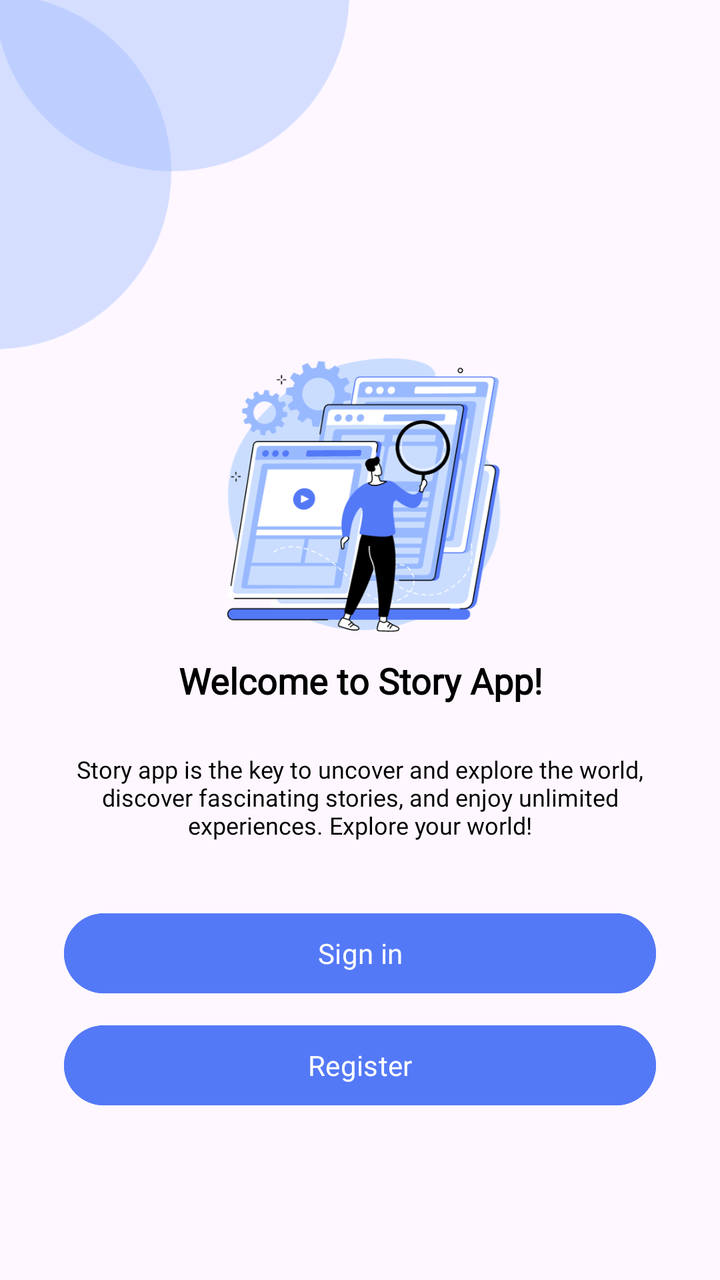
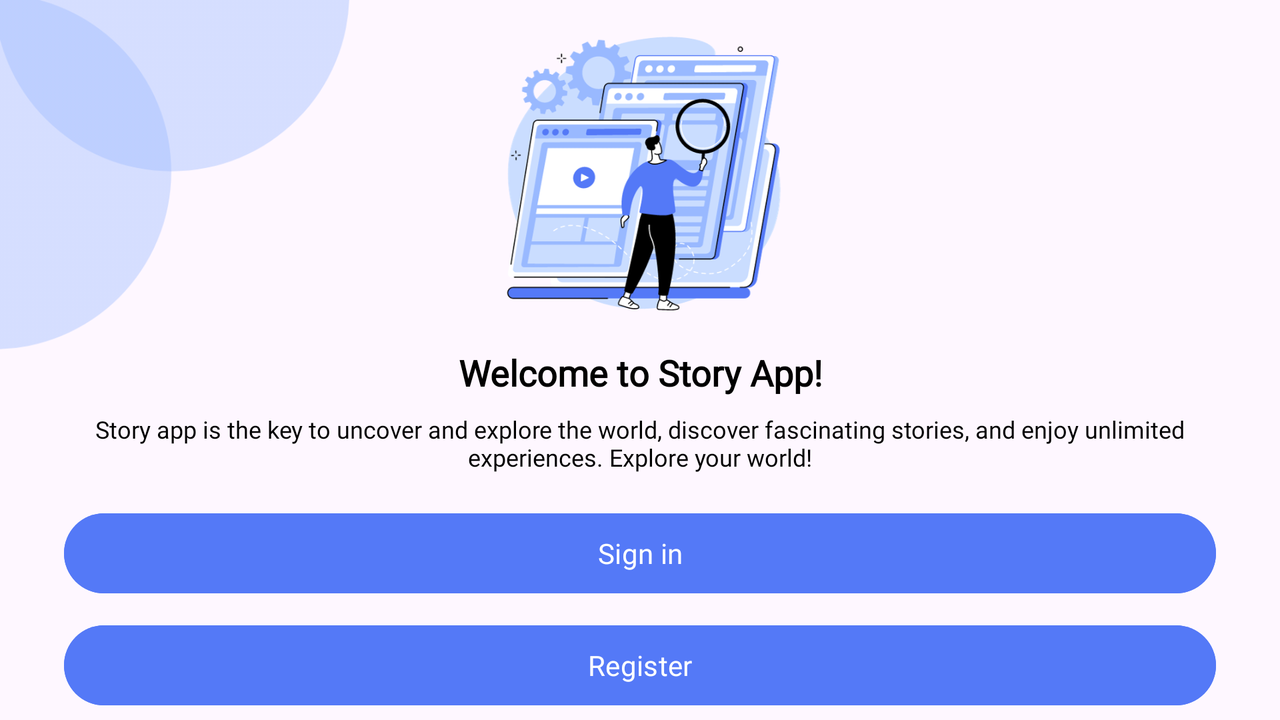

The same Android screen from two of the app's own layout files: first res/layout/ as a phone draws it, then the repository's variant for another configuration, drawn on a device whose configuration selects that folder. Both files follow.
<!-- AndroidManifest.xml: application theme Theme.StoryApplication -->
<!-- res/layout/activity_welcome.xml -->
<?xml version="1.0" encoding="utf-8"?>
<androidx.constraintlayout.widget.ConstraintLayout xmlns:android="http://schemas.android.com/apk/res/android"
    xmlns:app="http://schemas.android.com/apk/res-auto"
    xmlns:tools="http://schemas.android.com/tools"
    android:layout_width="match_parent"
    android:layout_height="match_parent"
    tools:context=".view.welcome.WelcomeActivity">

    <ImageView
        android:id="@+id/iv_shapeImage"
        android:layout_width="175dp"
        android:layout_height="175dp"
        android:contentDescription="@string/cdShape"
        app:layout_constraintStart_toStartOf="parent"
        app:layout_constraintTop_toTopOf="parent"
        app:srcCompat="@drawable/shape"
        tools:ignore="ImageContrastCheck" />

    <ImageView
        android:id="@+id/iv_welcomeImage"
        android:layout_width="150dp"
        android:layout_height="150dp"
        android:layout_marginTop="16dp"
        android:layout_marginBottom="16dp"
        android:contentDescription="@string/cdWelcomeImage"
        app:layout_constraintBottom_toTopOf="@+id/tv_tittleWelcome"
        app:layout_constraintEnd_toEndOf="parent"
        app:layout_constraintStart_toStartOf="parent"
        app:layout_constraintTop_toBottomOf="@+id/iv_shapeImage"
        app:srcCompat="@drawable/welcomeimage" />

    <TextView
        android:id="@+id/tv_tittleWelcome"
        android:layout_width="0dp"
        android:layout_height="wrap_content"
        android:layout_marginStart="32dp"
        android:layout_marginTop="8dp"
        android:layout_marginEnd="32dp"
        android:alpha="0"
        android:fontFamily="@font/poppinssemibold"
        android:gravity="center"
        android:text="@string/title_welcome"
        android:textColor="@color/black"
        android:textSize="18sp"
        android:textStyle="bold"
        app:layout_constraintEnd_toEndOf="parent"
        app:layout_constraintStart_toStartOf="parent"
        app:layout_constraintTop_toTopOf="@+id/guidelineHorizontal"
        tools:alpha="100" />

    <TextView
        android:id="@+id/tv_messageWelcome"
        android:layout_width="0dp"
        android:layout_height="wrap_content"
        android:layout_marginStart="32dp"
        android:layout_marginTop="24dp"
        android:layout_marginEnd="32dp"
        android:alpha="0"
        android:fontFamily="@font/poppinsregular"
        android:gravity="center"
        android:text="@string/message_welcome"
        android:textColor="@color/black"
        android:textSize="12sp"
        app:layout_constraintEnd_toEndOf="parent"
        app:layout_constraintHorizontal_bias="0.0"
        app:layout_constraintStart_toStartOf="parent"
        app:layout_constraintTop_toBottomOf="@+id/tv_tittleWelcome"
        tools:alpha="100"
        tools:ignore="VisualLintLongText" />

    <Button
        android:id="@+id/btn_login"
        android:layout_width="0dp"
        android:layout_height="wrap_content"
        android:layout_marginStart="32dp"
        android:layout_marginTop="32dp"
        android:layout_marginEnd="32dp"
        android:alpha="0"
        android:backgroundTint="@color/blueDark"
        android:text="@string/login"
        android:fontFamily="@font/poppinssemibold"
        app:layout_constraintEnd_toEndOf="parent"
        app:layout_constraintStart_toStartOf="parent"
        app:layout_constraintTop_toBottomOf="@+id/tv_messageWelcome"
        tools:alpha="100"
        tools:ignore="VisualLintButtonSize" />

    <Button
        android:id="@+id/btn_signup"
        android:layout_width="0dp"
        android:layout_height="wrap_content"
        android:layout_marginStart="32dp"
        android:layout_marginTop="8dp"
        android:layout_marginEnd="32dp"
        android:alpha="0"
        android:backgroundTint="@color/blueDark"
        android:text="@string/signup"
        android:fontFamily="@font/poppinssemibold"
        app:layout_constraintEnd_toEndOf="parent"
        app:layout_constraintHorizontal_bias="0.0"
        app:layout_constraintStart_toStartOf="parent"
        app:layout_constraintTop_toBottomOf="@+id/btn_login"
        tools:alpha="100"
        tools:ignore="VisualLintButtonSize" />

    <androidx.constraintlayout.widget.Guideline
        android:id="@+id/guidelineHorizontal"
        android:layout_width="wrap_content"
        android:layout_height="64dp"
        android:orientation="horizontal"
        app:layout_constraintEnd_toEndOf="parent"
        app:layout_constraintGuide_percent="0.5"
        app:layout_constraintStart_toStartOf="parent" />

    <androidx.constraintlayout.widget.Guideline
        android:id="@+id/guidelineVertical"
        android:layout_width="wrap_content"
        android:layout_height="64dp"
        android:orientation="vertical"
        app:layout_constraintEnd_toEndOf="parent"
        app:layout_constraintGuide_percent="0.5"
        app:layout_constraintStart_toStartOf="parent" />

</androidx.constraintlayout.widget.ConstraintLayout>
<!-- resources referenced by this layout -->
<resources>
  <color name="black">#FF000000</color>
  <color name="blueDark">#5479F7</color>
  <!-- drawable shape: png bitmap (drawable, 11509 bytes) -->
  <!-- drawable welcomeimage: png bitmap (drawable, 76584 bytes) -->
  <string name="cdShape">Shape figure</string>
  <string name="cdWelcomeImage">Image on the Welcome page</string>
  <string name="login">Sign in</string>
  <string name="message_welcome">Story app is the key to uncover and explore the world, discover fascinating stories, and enjoy unlimited experiences. Explore your world!</string>
  <string name="signup">Register</string>
  <string name="title_welcome">Welcome to Story App!</string>
  <style name="Theme.StoryApplication" parent="Base.Theme.StoryApplication" />
  <style name="Base.Theme.StoryApplication" parent="Theme.Material3.DayNight">
          <item name="colorPrimary">@color/blueDark</item>
      </style>
</resources>
<!-- res/layout-land/activity_welcome.xml (the repository's variant of the layout above) -->
<!-- drawn on the phone turned sideways -->
<?xml version="1.0" encoding="utf-8"?>
<androidx.constraintlayout.widget.ConstraintLayout xmlns:android="http://schemas.android.com/apk/res/android"
    xmlns:app="http://schemas.android.com/apk/res-auto"
    xmlns:tools="http://schemas.android.com/tools"
    android:layout_width="match_parent"
    android:layout_height="match_parent"
    tools:context=".view.welcome.WelcomeActivity">

    <ImageView
        android:id="@+id/iv_shapeImage"
        android:layout_width="175dp"
        android:layout_height="175dp"
        android:contentDescription="@string/cdShape"
        app:layout_constraintStart_toStartOf="parent"
        app:layout_constraintTop_toTopOf="parent"
        app:srcCompat="@drawable/shape"
        tools:ignore="ImageContrastCheck" />

    <ImageView
        android:id="@+id/iv_welcomeImage"
        android:layout_width="150dp"
        android:layout_height="150dp"
        android:layout_marginTop="16dp"
        android:contentDescription="@string/cdWelcomeImage"
        app:layout_constraintEnd_toEndOf="parent"
        app:layout_constraintStart_toStartOf="parent"
        app:layout_constraintTop_toTopOf="parent"
        app:srcCompat="@drawable/welcomeimage" />

    <TextView
        android:id="@+id/tv_tittleWelcome"
        android:layout_width="0dp"
        android:layout_height="wrap_content"
        android:layout_marginStart="32dp"
        android:layout_marginTop="8dp"
        android:layout_marginEnd="32dp"
        android:alpha="0"
        android:fontFamily="@font/poppinssemibold"
        android:gravity="center"
        android:text="@string/title_welcome"
        android:textColor="@color/black"
        android:textSize="18sp"
        android:textStyle="bold"
        app:layout_constraintEnd_toEndOf="parent"
        app:layout_constraintStart_toStartOf="parent"
        app:layout_constraintTop_toBottomOf="@+id/iv_welcomeImage"
        tools:alpha="100" />

    <TextView
        android:id="@+id/tv_messageWelcome"
        android:layout_width="0dp"
        android:layout_height="wrap_content"
        android:layout_marginStart="32dp"
        android:layout_marginTop="8dp"
        android:layout_marginEnd="32dp"
        android:alpha="0"
        android:fontFamily="@font/poppinsregular"
        android:gravity="center"
        android:text="@string/message_welcome"
        android:textColor="@color/black"
        android:textSize="12sp"
        app:layout_constraintEnd_toEndOf="parent"
        app:layout_constraintHorizontal_bias="0.0"
        app:layout_constraintStart_toStartOf="parent"
        app:layout_constraintTop_toBottomOf="@+id/tv_tittleWelcome"
        tools:alpha="100"
        tools:ignore="VisualLintLongText" />

    <Button
        android:id="@+id/btn_login"
        android:layout_width="0dp"
        android:layout_height="wrap_content"
        android:layout_marginStart="32dp"
        android:layout_marginTop="16dp"
        android:layout_marginEnd="32dp"
        android:alpha="0"
        android:backgroundTint="@color/blueDark"
        android:fontFamily="@font/poppinssemibold"
        android:text="@string/login"
        app:layout_constraintEnd_toEndOf="parent"
        app:layout_constraintStart_toStartOf="parent"
        app:layout_constraintTop_toBottomOf="@+id/tv_messageWelcome"
        tools:alpha="100"
        tools:ignore="VisualLintButtonSize" />

    <Button
        android:id="@+id/btn_signup"
        android:layout_width="0dp"
        android:layout_height="wrap_content"
        android:layout_marginStart="32dp"
        android:layout_marginTop="8dp"
        android:layout_marginEnd="32dp"
        android:alpha="0"
        android:backgroundTint="@color/blueDark"
        android:text="@string/signup"
        android:fontFamily="@font/poppinssemibold"
        app:layout_constraintEnd_toEndOf="parent"
        app:layout_constraintHorizontal_bias="0.0"
        app:layout_constraintStart_toStartOf="parent"
        app:layout_constraintTop_toBottomOf="@+id/btn_login"
        tools:alpha="100"
        tools:ignore="VisualLintButtonSize" />

    <androidx.constraintlayout.widget.Guideline
        android:id="@+id/guidelineHorizontal"
        android:layout_width="wrap_content"
        android:layout_height="64dp"
        android:orientation="horizontal"
        app:layout_constraintEnd_toEndOf="parent"
        app:layout_constraintGuide_percent="0.5"
        app:layout_constraintStart_toStartOf="parent" />

    <androidx.constraintlayout.widget.Guideline
        android:id="@+id/guidelineVertical"
        android:layout_width="wrap_content"
        android:layout_height="64dp"
        android:orientation="vertical"
        app:layout_constraintEnd_toEndOf="parent"
        app:layout_constraintGuide_percent="0.5"
        app:layout_constraintStart_toStartOf="parent" />

</androidx.constraintlayout.widget.ConstraintLayout>
